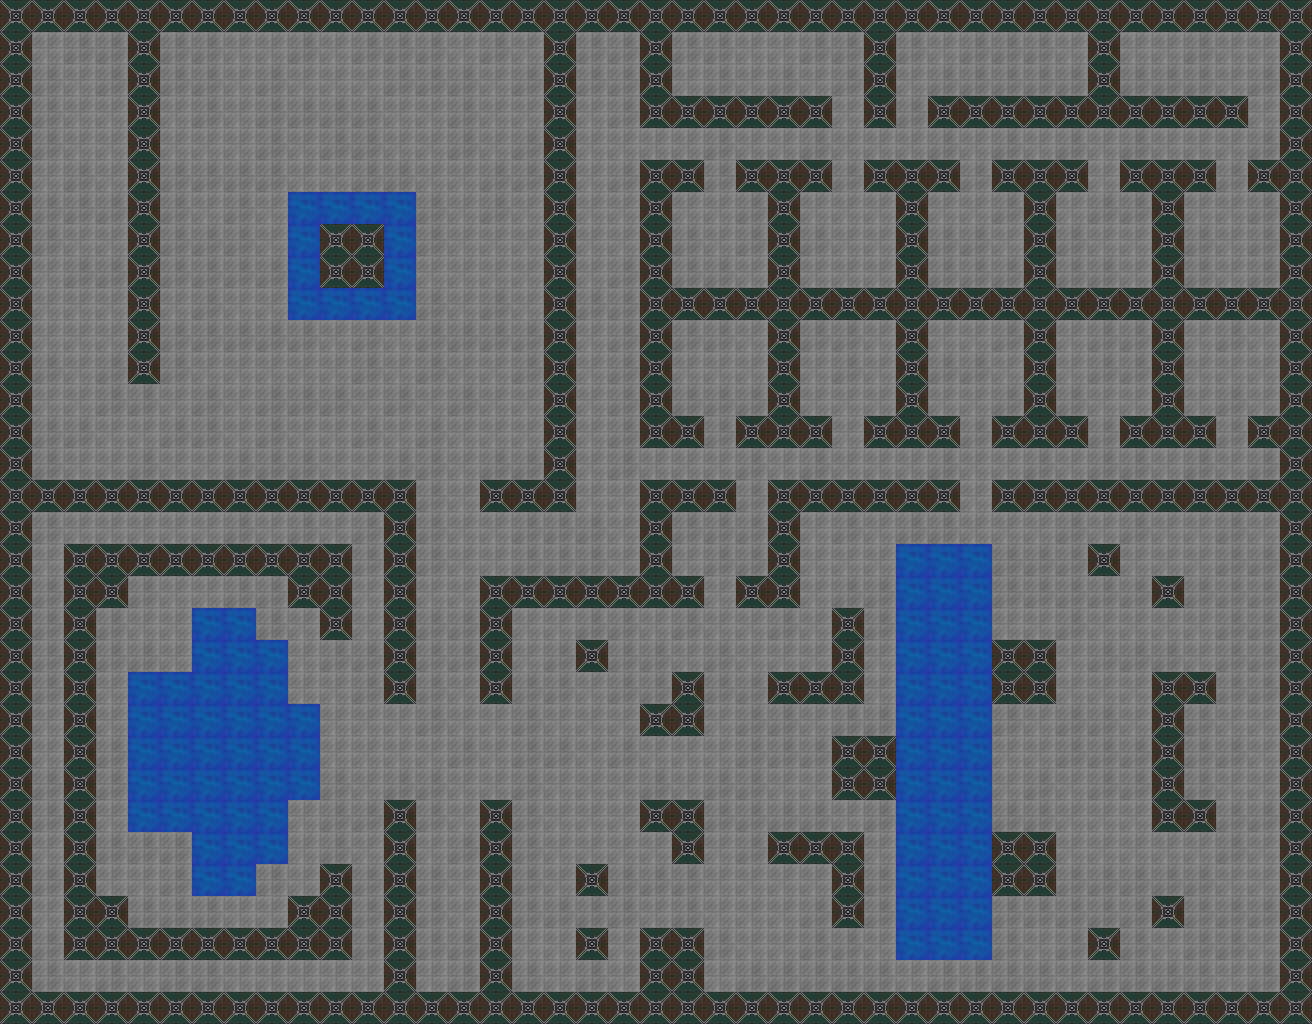

The image is a tile-based game level rendered from a .tmx file. Its description and source (layers, tilesets, objects; grid data summarised) follow:
An orthogonal 41x32 tile map with 32x32 px tiles, 4 tile layers (Floor, Boxes, Floor, Boxes), 4 tilesets and 26 objects.

<map version="1.10" tiledversion="1.10.1" orientation="orthogonal" renderorder="right-down" width="41" height="32" tilewidth="32" tileheight="32" infinite="0" nextlayerid="12" nextobjectid="138">
 <tileset firstgid="1" source="Floors.tsx" />
 <tileset firstgid="3" source="Water.tsx" />
 <tileset firstgid="9" source="Lights.tsx" />
 <tileset firstgid="13" source="Boxes.tsx" />
 <group id="8" name="Level 2" class="Floor">
  <properties>
   <property name="floorNumber" type="int" value="2" />
  </properties>
  <layer id="9" name="Floor" width="41" height="32">
   <data>[1312 cells, 81 non-empty, 2 distinct tile ids]</data>
  </layer>
  <layer id="10" name="Boxes" width="41" height="32">
   <data>[1312 cells, 32 non-empty, 1 distinct tile ids]</data>
  </layer>
  <objectgroup id="11" name="Objects">
   <object id="137" gid="11" x="429" y="288.5" width="32" height="32">
    <properties>
     <property name="lightProperties" type="class" propertytype="LightProperties">
      <properties>
       <property name="color" type="color" value="#ffffee05" />
       <property name="intensity" type="int" value="10" />
       <property name="on" type="bool" value="true" />
      </properties>
     </property>
    </properties>
   </object>
  </objectgroup>
 </group>
 <group id="2" name="Level 1" class="Floor">
  <properties>
   <property name="floorNumber" type="int" value="1" />
  </properties>
  <layer id="3" name="Floor" width="41" height="32">
   <data>[1312 cells, 1312 non-empty, 3 distinct tile ids]</data>
  </layer>
  <layer id="7" name="Boxes" width="41" height="32">
   <data>[1312 cells, 424 non-empty, 1 distinct tile ids]</data>
  </layer>
  <objectgroup id="6" name="Objects">
   <object id="86" gid="10" x="65.3333" y="81.3333" width="32" height="32">
    <properties>
     <property name="lightProperties" type="class" propertytype="LightProperties">
      <properties>
       <property name="color" type="color" value="#ffccc090" />
       <property name="intensity" type="int" value="10" />
       <property name="on" type="bool" value="true" />
      </properties>
     </property>
    </properties>
   </object>
   <object id="87" gid="10" x="184" y="85.3333" width="32" height="32">
    <properties>
     <property name="lightProperties" type="class" propertytype="LightProperties">
      <properties>
       <property name="color" type="color" value="#ffccc090" />
       <property name="intensity" type="int" value="10" />
       <property name="on" type="bool" value="true" />
      </properties>
     </property>
    </properties>
   </object>
   <object id="88" gid="10" x="486.667" y="84" width="32" height="32">
    <properties>
     <property name="lightProperties" type="class" propertytype="LightProperties">
      <properties>
       <property name="color" type="color" value="#ffccc090" />
       <property name="intensity" type="int" value="10" />
       <property name="on" type="bool" value="true" />
      </properties>
     </property>
    </properties>
   </object>
   <object id="89" gid="10" x="494.667" y="462.667" width="32" height="32">
    <properties>
     <property name="lightProperties" type="class" propertytype="LightProperties">
      <properties>
       <property name="color" type="color" value="#ffccc090" />
       <property name="intensity" type="int" value="10" />
       <property name="on" type="bool" value="true" />
      </properties>
     </property>
    </properties>
   </object>
   <object id="90" gid="10" x="590.667" y="81.3333" width="32" height="32">
    <properties>
     <property name="lightProperties" type="class" propertytype="LightProperties">
      <properties>
       <property name="color" type="color" value="#ffccc090" />
       <property name="intensity" type="int" value="10" />
       <property name="on" type="bool" value="true" />
      </properties>
     </property>
    </properties>
   </object>
   <object id="91" gid="10" x="689.333" y="81.3333" width="32" height="32">
    <properties>
     <property name="lightProperties" type="class" propertytype="LightProperties">
      <properties>
       <property name="color" type="color" value="#ff3fbebe" />
       <property name="intensity" type="int" value="10" />
       <property name="on" type="bool" value="true" />
      </properties>
     </property>
    </properties>
   </object>
   <object id="92" gid="10" x="1038.67" y="80" width="32" height="32">
    <properties>
     <property name="lightProperties" type="class" propertytype="LightProperties">
      <properties>
       <property name="color" type="color" value="#ff3fbebe" />
       <property name="intensity" type="int" value="10" />
       <property name="on" type="bool" value="true" />
      </properties>
     </property>
    </properties>
   </object>
   <object id="93" gid="10" x="1134.67" y="81.3333" width="32" height="32">
    <properties>
     <property name="lightProperties" type="class" propertytype="LightProperties">
      <properties>
       <property name="color" type="color" value="#ffccc090" />
       <property name="intensity" type="int" value="10" />
       <property name="on" type="bool" value="true" />
      </properties>
     </property>
    </properties>
   </object>
   <object id="94" gid="10" x="138.667" y="657.333" width="32" height="32">
    <properties>
     <property name="lightProperties" type="class" propertytype="LightProperties">
      <properties>
       <property name="color" type="color" value="#ffccc090" />
       <property name="intensity" type="int" value="10" />
       <property name="on" type="bool" value="true" />
      </properties>
     </property>
    </properties>
   </object>
   <object id="95" gid="10" x="137.333" y="876" width="32" height="32">
    <properties>
     <property name="lightProperties" type="class" propertytype="LightProperties">
      <properties>
       <property name="color" type="color" value="#ffccc090" />
       <property name="intensity" type="int" value="10" />
       <property name="on" type="bool" value="true" />
      </properties>
     </property>
    </properties>
   </object>
   <object id="96" gid="10" x="814.667" y="562.667" width="32" height="32">
    <properties>
     <property name="lightProperties" type="class" propertytype="LightProperties">
      <properties>
       <property name="color" type="color" value="#ffccc090" />
       <property name="intensity" type="int" value="10" />
       <property name="on" type="bool" value="true" />
      </properties>
     </property>
    </properties>
   </object>
   <object id="97" gid="10" x="520" y="984" width="32" height="32">
    <properties>
     <property name="lightProperties" type="class" propertytype="LightProperties">
      <properties>
       <property name="color" type="color" value="#ffccc090" />
       <property name="intensity" type="int" value="10" />
       <property name="on" type="bool" value="true" />
      </properties>
     </property>
    </properties>
   </object>
   <object id="98" gid="10" x="1229.33" y="972" width="32" height="32">
    <properties>
     <property name="lightProperties" type="class" propertytype="LightProperties">
      <properties>
       <property name="color" type="color" value="#ffccc090" />
       <property name="intensity" type="int" value="10" />
       <property name="on" type="bool" value="true" />
      </properties>
     </property>
    </properties>
   </object>
   <object id="99" gid="10" x="428" y="976" width="32" height="32">
    <properties>
     <property name="lightProperties" type="class" propertytype="LightProperties">
      <properties>
       <property name="color" type="color" value="#ffccc090" />
       <property name="intensity" type="int" value="10" />
       <property name="on" type="bool" value="true" />
      </properties>
     </property>
    </properties>
   </object>
   </objectgroup>
 </group>
</map>
<!-- 11 of 26 objects omitted -->